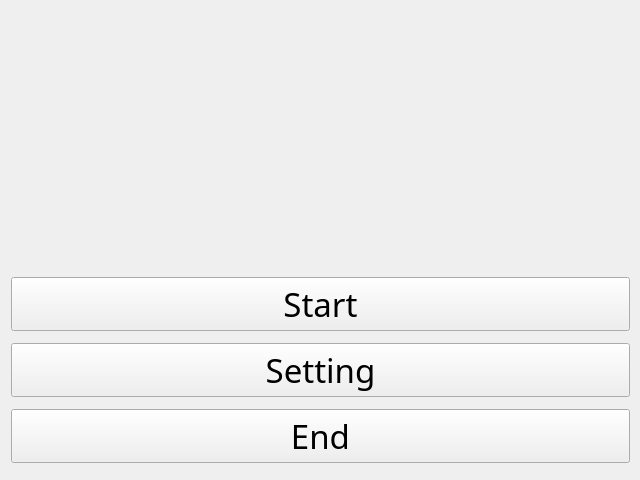
<?xml version="1.0" encoding="UTF-8"?>
<ui version="4.0">
 <class>MainWindow</class>
 <widget class="QMainWindow" name="MainWindow">
  <property name="geometry">
   <rect>
    <x>0</x>
    <y>0</y>
    <width>640</width>
    <height>480</height>
   </rect>
  </property>
  <property name="windowTitle">
   <string>MainWindow</string>
  </property>
  <widget class="QWidget" name="centralWidget">
   <widget class="QLabel" name="Background">
    <property name="geometry">
     <rect>
      <x>0</x>
      <y>0</y>
      <width>641</width>
      <height>261</height>
     </rect>
    </property>
    <property name="text">
     <string/>
    </property>
    <property name="pixmap">
     <pixmap resource="resources.qrc">:/image/background.jpg</pixmap>
    </property>
   </widget>
   <widget class="QWidget" name="verticalLayoutWidget">
    <property name="geometry">
     <rect>
      <x>0</x>
      <y>260</y>
      <width>641</width>
      <height>221</height>
     </rect>
    </property>
    <layout class="QVBoxLayout" name="verticalLayout">
     <item>
      <widget class="QPushButton" name="pushButton_2">
       <property name="font">
        <font>
         <family>Bahnschrift SemiBold Condensed</family>
         <pointsize>25</pointsize>
        </font>
       </property>
       <property name="text">
        <string>Start</string>
       </property>
      </widget>
     </item>
     <item>
      <widget class="QPushButton" name="pushButton_3">
       <property name="font">
        <font>
         <family>Bahnschrift SemiBold Condensed</family>
         <pointsize>25</pointsize>
        </font>
       </property>
       <property name="text">
        <string>Setting</string>
       </property>
      </widget>
     </item>
     <item>
      <widget class="QPushButton" name="pushButton">
       <property name="font">
        <font>
         <family>Bahnschrift SemiBold Condensed</family>
         <pointsize>25</pointsize>
        </font>
       </property>
       <property name="text">
        <string>End</string>
       </property>
      </widget>
     </item>
    </layout>
   </widget>
   <widget class="QLabel" name="Title">
    <property name="geometry">
     <rect>
      <x>50</x>
      <y>40</y>
      <width>261</width>
      <height>191</height>
     </rect>
    </property>
    <property name="font">
     <font>
      <family>Bahnschrift SemiBold Condensed</family>
      <pointsize>35</pointsize>
     </font>
    </property>
    <property name="text">
     <string/>
    </property>
   </widget>
  </widget>
 </widget>
 <layoutdefault spacing="6" margin="11"/>
 <resources>
  <include location="resources.qrc"/>
 </resources>
 <connections/>
</ui>
